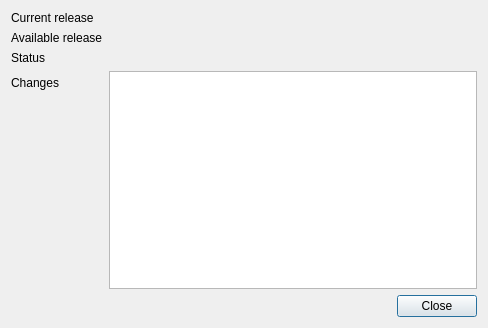
<?xml version="1.0" encoding="UTF-8"?>
<ui version="4.0">
 <class>FormUpdate</class>
 <widget class="QDialog" name="FormUpdate">
  <property name="geometry">
   <rect>
    <x>0</x>
    <y>0</y>
    <width>488</width>
    <height>328</height>
   </rect>
  </property>
  <property name="windowTitle">
   <string>Check for updates</string>
  </property>
  <layout class="QVBoxLayout" name="verticalLayout">
   <item>
    <layout class="QFormLayout" name="formLayout">
     <property name="fieldGrowthPolicy">
      <enum>QFormLayout::AllNonFixedFieldsGrow</enum>
     </property>
     <item row="0" column="0">
      <widget class="QLabel" name="label">
       <property name="text">
        <string>Current release</string>
       </property>
      </widget>
     </item>
     <item row="0" column="1">
      <widget class="QLabel" name="m_lblCurrentRelease">
       <property name="text">
        <string/>
       </property>
      </widget>
     </item>
     <item row="1" column="0">
      <widget class="QLabel" name="label_3">
       <property name="text">
        <string>Available release</string>
       </property>
      </widget>
     </item>
     <item row="3" column="0">
      <widget class="QLabel" name="label_4">
       <property name="text">
        <string>Changes</string>
       </property>
       <property name="buddy">
        <cstring>m_txtChanges</cstring>
       </property>
      </widget>
     </item>
     <item row="3" column="1">
      <widget class="QTextEdit" name="m_txtChanges">
       <property name="sizePolicy">
        <sizepolicy hsizetype="Expanding" vsizetype="Expanding">
         <horstretch>0</horstretch>
         <verstretch>1</verstretch>
        </sizepolicy>
       </property>
       <property name="undoRedoEnabled">
        <bool>false</bool>
       </property>
       <property name="lineWrapMode">
        <enum>QTextEdit::WidgetWidth</enum>
       </property>
       <property name="readOnly">
        <bool>true</bool>
       </property>
       <property name="html">
        <string notr="true">&lt;!DOCTYPE HTML PUBLIC &quot;-//W3C//DTD HTML 4.0//EN&quot; &quot;http://www.w3.org/TR/REC-html40/strict.dtd&quot;&gt;
&lt;html&gt;&lt;head&gt;&lt;meta name=&quot;qrichtext&quot; content=&quot;1&quot; /&gt;&lt;style type=&quot;text/css&quot;&gt;
p, li { white-space: pre-wrap; }
&lt;/style&gt;&lt;/head&gt;&lt;body style=&quot; font-family:'MS Shell Dlg 2'; font-size:8.25pt; font-weight:400; font-style:normal;&quot;&gt;
&lt;p style=&quot;-qt-paragraph-type:empty; margin-top:0px; margin-bottom:0px; margin-left:0px; margin-right:0px; -qt-block-indent:0; text-indent:0px; font-size:8pt;&quot;&gt;&lt;br /&gt;&lt;/p&gt;&lt;/body&gt;&lt;/html&gt;</string>
       </property>
       <property name="textInteractionFlags">
        <set>Qt::LinksAccessibleByMouse|Qt::TextSelectableByMouse</set>
       </property>
      </widget>
     </item>
     <item row="1" column="1">
      <widget class="QLabel" name="m_lblAvailableRelease">
       <property name="text">
        <string/>
       </property>
      </widget>
     </item>
     <item row="2" column="0">
      <widget class="QLabel" name="label_2">
       <property name="text">
        <string>Status</string>
       </property>
       <property name="buddy">
        <cstring>m_lblStatus</cstring>
       </property>
      </widget>
     </item>
     <item row="2" column="1">
      <widget class="LabelWithStatus" name="m_lblStatus" native="true">
       <property name="layoutDirection">
        <enum>Qt::RightToLeft</enum>
       </property>
      </widget>
     </item>
    </layout>
   </item>
   <item>
    <widget class="QDialogButtonBox" name="m_buttonBox">
     <property name="orientation">
      <enum>Qt::Horizontal</enum>
     </property>
     <property name="standardButtons">
      <set>QDialogButtonBox::Close</set>
     </property>
    </widget>
   </item>
  </layout>
 </widget>
 <customwidgets>
  <customwidget>
   <class>LabelWithStatus</class>
   <extends>QWidget</extends>
   <header>labelwithstatus.h</header>
   <container>1</container>
  </customwidget>
 </customwidgets>
 <resources/>
 <connections>
  <connection>
   <sender>m_buttonBox</sender>
   <signal>accepted()</signal>
   <receiver>FormUpdate</receiver>
   <slot>accept()</slot>
   <hints>
    <hint type="sourcelabel">
     <x>248</x>
     <y>254</y>
    </hint>
    <hint type="destinationlabel">
     <x>157</x>
     <y>274</y>
    </hint>
   </hints>
  </connection>
  <connection>
   <sender>m_buttonBox</sender>
   <signal>rejected()</signal>
   <receiver>FormUpdate</receiver>
   <slot>reject()</slot>
   <hints>
    <hint type="sourcelabel">
     <x>316</x>
     <y>260</y>
    </hint>
    <hint type="destinationlabel">
     <x>286</x>
     <y>274</y>
    </hint>
   </hints>
  </connection>
 </connections>
</ui>
